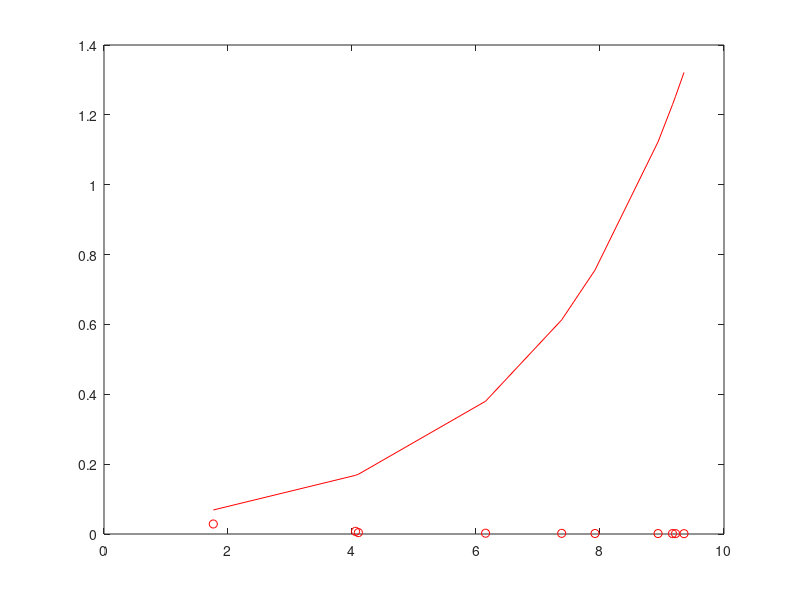
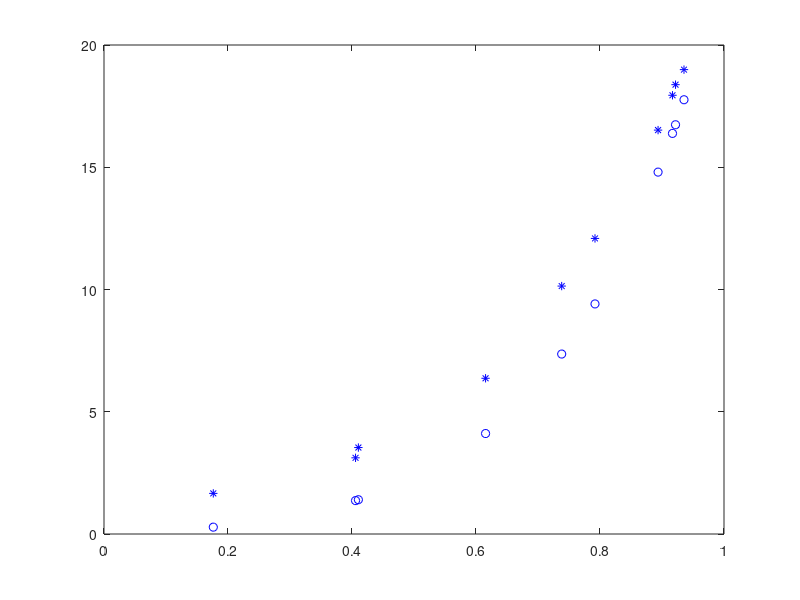

Source code (MATLAB) for these figures, in order:
clear all
close all
clc

x = [1.7627    4.0571    4.1027    6.1543    7.3821    7.9194    8.9365    9.1690    9.2181    9.3547]';
y = [5.9044   11.4262   15.8872   21.0518   23.0857   26.3197   27.3933   29.9518   31.0830   32.5721]';

% apartado a)
ya = 1./(y.*y);
yp = log(ya); 
% solucion del problema lineal
sol = polyfit(x,yp,1);
B = sol(1); C = sol(2); 

% calculamos los parámetros de la exponencial
A = exp(C); 
figure;
plot (x,ya,'or');
estimacion = A * exp(-B*x);

hold on;
plot (x, estimacion, 'r');
hold off;
% apartado b)
x2 = x/10;
yb = 3*x2.*exp(2*x2)+rand(size(x2));
ybp = log(yb);
figure;
plot(x2,yb,'*b');
sol = polyfit(x2,ybp,1);
B = sol(1); A = sol(2);
C = exp(A);
hold on;
estimacion = C.*x2.*exp(B*x2);
plot (x2, estimacion, 'ob');
hold off;
%legend('Puntos a)', 'Recta a)', 'Puntos b)', 'Recta b)');
